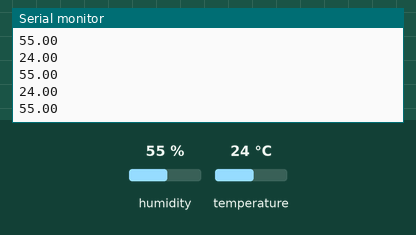
Simulated run of this sketch. Board: Arduino Uno, built with avr-gcc and run on an emulated ATmega328P. Shown: the last lines printed to the serial monitor. The test bench sets the inputs (shaded band); at power-on: humidity 55 %, temperature 24 °C.

Above: at 3.3 s.
3.4 s: humidity set to 22 %
At 4.89 s:
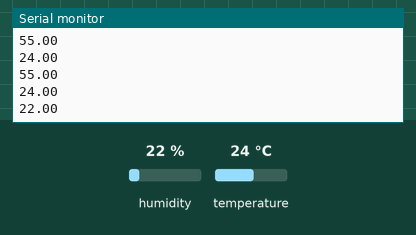
6.2 s: temperature set to 12 °C
At 6.2 s:
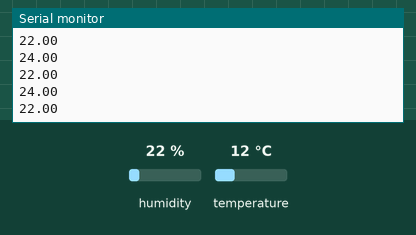
9.0 s: humidity set to 40 %
At 9.44 s:
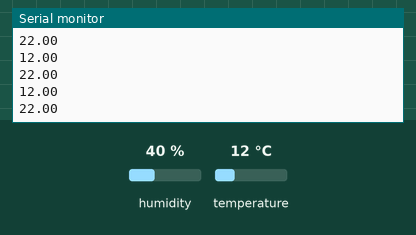
Timing chart, 0 to 12.0 s (numbered marks = the images above; inputs shaded):
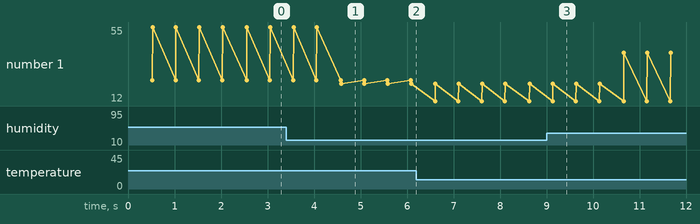

The sketch:

DHT_CODE.ino
```cpp
#include "DHT.h"
#define DHTPIN 2
#define DHTTYPE DHT11
DHT dht(DHTPIN, DHTTYPE);

void setup() {
  Serial.begin(9600);
  Serial.println("DHT Final");
  dht.begin();


}

void loop() {
  delay(500);

  float h=dht.readHumidity();

  float t=dht.readTemperature();

  float f=dht.readTemperature(true);

  if (isnan(h) || isnan(t) || isnan(f)) {
    Serial.println(F("failed to read from DHT sensor!"));
    return;
  }

  float hif=dht.computeHeatIndex(f,h);

  float hic=dht.computeHeatIndex(t,h,false);


  Serial.println(t);
  Serial.println(h);

}
```

Measured:
- after the input at 3.4 s, the serial monitor: prints a new line after 1.2 s (image 1)
- plotted number 1: 55 → 22 after the input at 3.4 s, 22 → 40 after the input at 9.0 s
